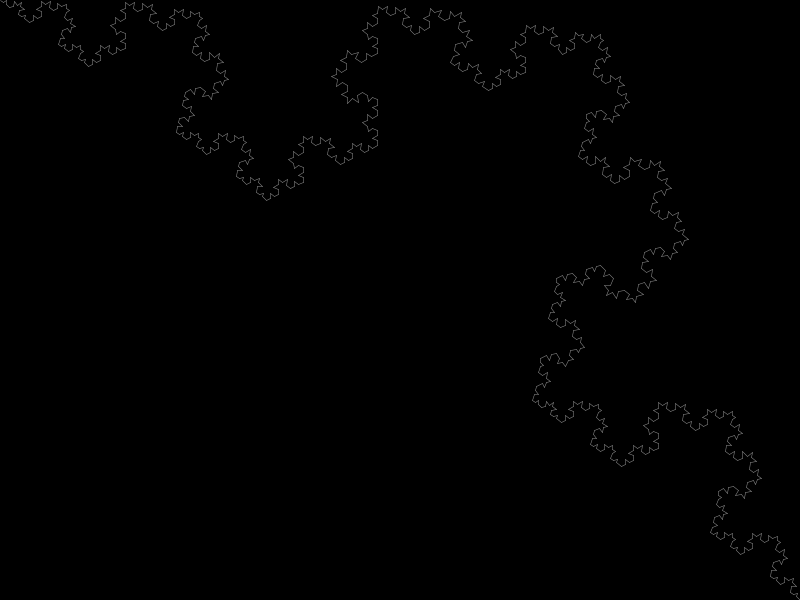
Frame 1 (no input)
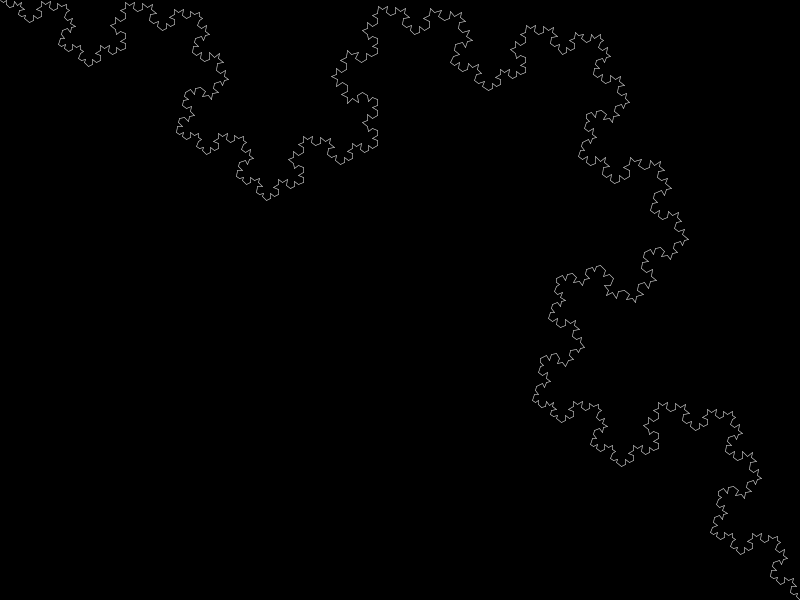
Frame 2 (the mouse pressed at the canvas centre, redrawn once)

The Processing sketch that drew these frames (run headless with seeded random() and noise(); the mouse was pressed at the canvas centre and the sketch redrawn once):

// Processing sketch: processing_5924
// ── processing_5924.pde

//Koch Curve
void setup(){
  size(800,600);
  smooth();
  background(0);
  noLoop();
}
void draw(){
  koch(0,0,800, 600, 4);
}
void koch(int x1, int y1,int x2,int y2,int iterations){
  //line(x1,y1,x2,y2);

  strokeWeight(0.5);
  stroke(255,150);
  noFill();
  rectMode(CORNERS);
  if(iterations==0){
  line(x1,y1,(x2-x1)/3+x1,(y2-y1)/3+y1);
  line((x2-x1)/3+x1,(y2-y1)/3+y1,(x2-x1)/2+x1+(y2-y1)/3,(y2-y1)/2+y1-(x2-x1)/3);
  line((x2-x1)/2+x1+(y2-y1)/3,(y2-y1)/2+y1-(x2-x1)/3,(x2-x1)/3*2+x1,(y2-y1)/3*2+y1);
  line((x2-x1)/3*2+x1,(y2-y1)/3*2+y1,x2,y2);
  }

  if(iterations>0){
    koch(x1,y1,(x2-x1)/3+x1,(y2-y1)/3+y1,iterations-1);
    koch((x2-x1)/3+x1,(y2-y1)/3+y1,(x2-x1)/2+x1+(y2-y1)/3,(y2-y1)/2+y1-(x2-x1)/3,iterations-1);
    koch((x2-x1)/2+x1+(y2-y1)/3,(y2-y1)/2+y1-(x2-x1)/3,(x2-x1)/3*2+x1,(y2-y1)/3*2+y1,iterations-1);
    koch((x2-x1)/3*2+x1,(y2-y1)/3*2+y1,x2,y2,iterations-1);
      stroke(0);
  } 
  iterations--;
}
